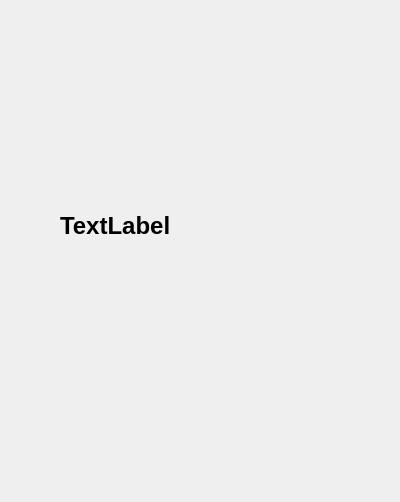
<?xml version="1.0" encoding="UTF-8"?>
<ui version="4.0">
 <class>Form</class>
 <widget class="QWidget" name="Form">
  <property name="geometry">
   <rect>
    <x>0</x>
    <y>0</y>
    <width>400</width>
    <height>502</height>
   </rect>
  </property>
  <property name="windowTitle">
   <string>Form</string>
  </property>
  <widget class="QLabel" name="name_recipe">
   <property name="geometry">
    <rect>
     <x>60</x>
     <y>210</y>
     <width>161</width>
     <height>31</height>
    </rect>
   </property>
   <property name="font">
    <font>
     <pointsize>18</pointsize>
     <weight>75</weight>
     <bold>true</bold>
    </font>
   </property>
   <property name="text">
    <string>TextLabel</string>
   </property>
  </widget>
  <widget class="QLabel" name="image_recipe">
   <property name="geometry">
    <rect>
     <x>20</x>
     <y>20</y>
     <width>361</width>
     <height>151</height>
    </rect>
   </property>
   <property name="styleSheet">
    <string notr="true">border-radius: 20px;</string>
   </property>
   <property name="text">
    <string/>
   </property>
  </widget>
  <widget class="QWidget" name="list_ingridients" native="true">
   <property name="geometry">
    <rect>
     <x>19</x>
     <y>249</y>
     <width>361</width>
     <height>241</height>
    </rect>
   </property>
  </widget>
 </widget>
 <resources/>
 <connections/>
</ui>
